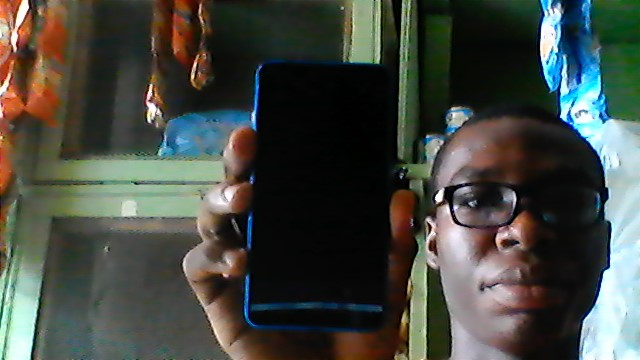
#> input picture Open cv project/Features Detection Algorithm/phone.jpg, 640 x 360 px
$ python 'shatomasi corner detector.py'
#> lines starting #> are read from the running program, lines starting #| are printed output that depends on the picture; after the words box and inside, x2 and y2 are one past the last pixel; in counts of white or black regions, pixels touching at a corner belong together
import cv2
from matplotlib import pyplot as plt
import numpy as np
img1=cv2.imread('phone.jpg',cv2.IMREAD_COLOR); #Image read in color
#> img1 is the input picture: shape (360, 640, 3); mean B, G, R 65.6, 72.6, 68.7
img=cv2.imread('phone.jpg',cv2.IMREAD_COLOR); #Image read in color
img_gray=cv2.cvtColor(img,cv2.COLOR_BGR2GRAY); #convert color of image
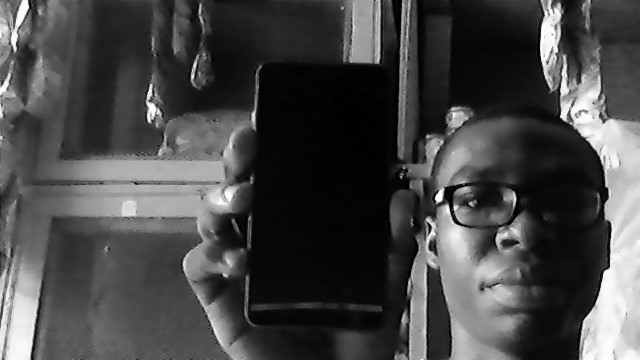
#> img_gray: shape (360, 640); min 0, max 255, mean 70.6
#img_gray_32=np.float32(img_gray); #Image gray of float32

res=cv2.goodFeaturesToTrack(img_gray,40,0.05,10); #goodFeaturesToTrack in image
#> res = 40 rows, first 8: [437, 202], [603, 122], [150, 122], [469, 203], [148, 100], [560, 116], [444, 187], [401, 178]
#res=cv2.dilate(res,None); #dilate the result
res=np.int0(res); #convert result to integers

for i in res:
    x,y=i.ravel();
    cv2.circle(img,(x,y),3,(255,0,0),-1); #draw circle on image
#> this loop made 40 passes
#> (x, y) on passes 1 to 12: (437, 202), (603, 122), (150, 122), (469, 203), (148, 100), (560, 116), (444, 187), (401, 178), (555, 53), (427, 137), (378, 63), (518, 242)
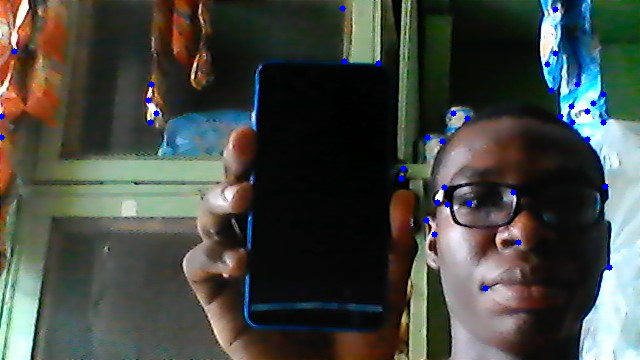
#> img: shape (360, 640, 3); 0.5% of pixels changed, all inside (x1, y1, x2, y2) = (0, 5, 613, 292)

plt.subplot(121),plt.imshow(img1),plt.title('Without Shatomasi Corner Detector'),plt.xticks([]),plt.yticks([])
plt.subplot(122),plt.imshow(img),plt.title('Sha-Tomasi Corner detector'),plt.xticks([]),plt.yticks([])
plt.show(); #show the plot
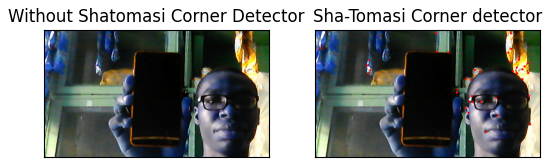
#> figure drawn by matplotlib, 2 panels; B, G, R data is drawn as R, G, B

cv2.namedWindow('Shatomasi',cv2.WINDOW_NORMAL); #create a namedWindow
cv2.imshow('Shatomasi',img);#image show

if cv2.waitKey(0)&0xFF==ord('q'):
#> (key q is pressed here)
    cv2.destroyWindow('Shatomasi'); #destroyWindow

$ run again, with Open cv project/Features Detection Algorithm/C__Data_Users_DefApps_AppData_INTERNETEXPLORER_Temp_Saved Images_xmiwcsx9-900.jpg copied over Open cv project/Features Detection Algorithm/phone.jpg
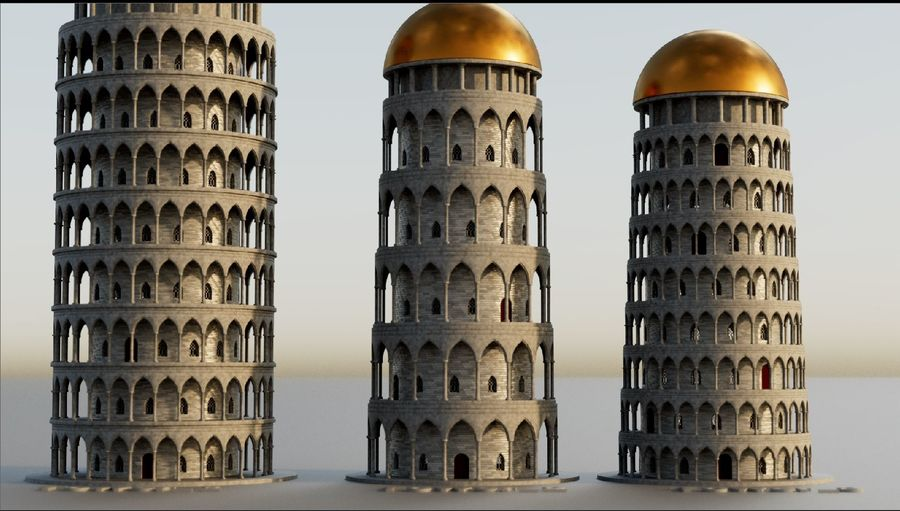
#> input picture Open cv project/Features Detection Algorithm/C__Data_Users_DefApps_AppData_INTERNETEXPLORER_Temp_Saved Images_xmiwcsx9-900.jpg, 900 x 511 px
#> img1 is the input picture: shape (511, 900, 3); mean B, G, R 120.9, 130.3, 135.3
#> res = 40 rows, first 8: [529, 127], [757, 192], [646, 115], [646, 127], [74, 163], [637, 257], [635, 301], [254, 167]
#> the loop `for i in res:` made 40 passes
#> after the loop `for i in res:`:
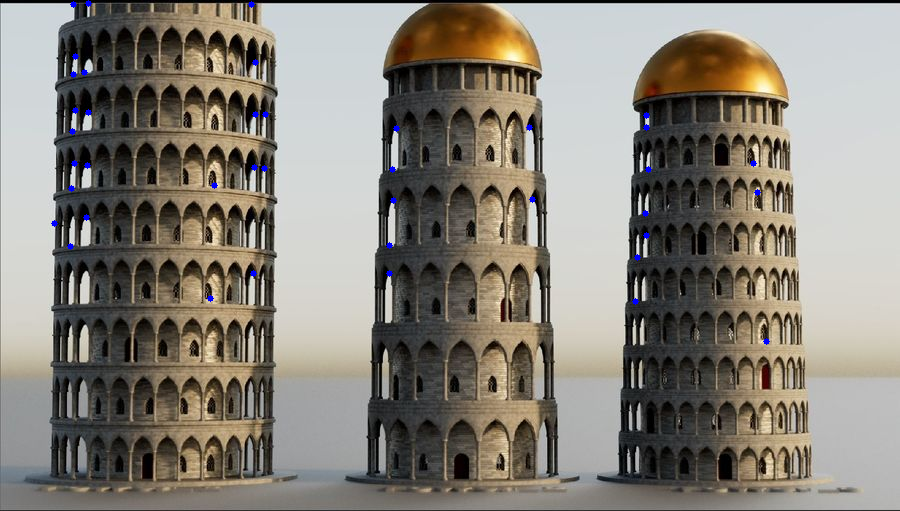
#> img: shape (511, 900, 3); 0.25% of pixels changed, all inside (x1, y1, x2, y2) = (51, 0, 770, 345)
#> `plt.show();`:
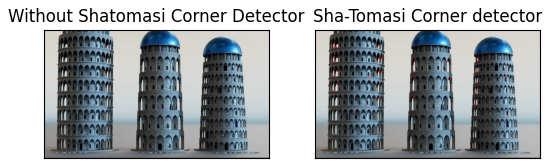
#> figure drawn by matplotlib, 2 panels; B, G, R data is drawn as R, G, B
